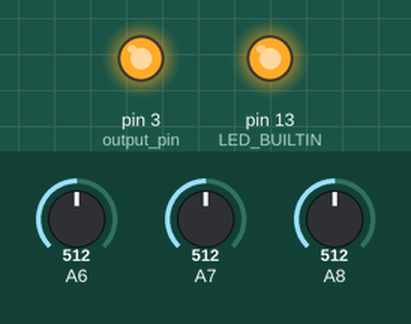
This sketch was run on a simulated Arduino Mega 2560, built with avr-gcc and run on an emulated ATmega2560. Shown: output pins drawn as LEDs (lit = HIGH). The inputs (shaded band) are chosen by the test bench; at power-on: A6 = 512, A7 = 512, A8 = 512.

Above: at 0.1 s.
Timing chart, 0 to 1.6 s (numbered marks = the images above):
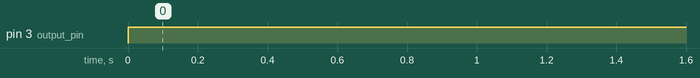

Measured:
- by itself, pin 3 (output_pin): LOW → HIGH at 0.00 s

The sketch:

three_input_OR.ino
```cpp
/*************************************************
 * Three_input_OR
 *
 * The purpose of this sketch is to create a three input
 * OR gate for the AVR128DA48
 *
 * Truth table:
 * 3-input OR truth table
 * |PD2|PD1|PD0| Y |
 * |---|---|---|---|
 * | 0 | 0 | 0 | 0 |
 * | 0 | 0 | 1 | 1 |
 * | 0 | 1 | 0 | 1 |
 * | 0 | 1 | 1 | 1 |
 * | 1 | 0 | 0 | 1 |
 * | 1 | 0 | 1 | 1 |
 * | 1 | 1 | 0 | 1 |
 * | 1 | 1 | 1 | 1 |
 ************************************************/

//variables to store readings in
int input1;
int input2;
int input3;

//Output pin
int output_pin = 3; //can be set to any pin

void setup() {
  //Set a pin to always on as a voltage source (PC6 or Pin 20)
  pinMode(LED_BUILTIN, OUTPUT);
  digitalWrite(LED_BUILTIN, HIGH);

  //Write to serial
  Serial1.begin(9600);

  //Configure pins to gate inputs
  pinMode(22, INPUT); // PD0
  pinMode(23, INPUT); // PD1
  pinMode(24, INPUT); // PD2


  //Configure output pin for gate
  pinMode(output_pin, OUTPUT); // PA3
}

void loop() {
  //Read input pins voltages
  input1 = analogRead(22);
  input2 = analogRead(23);
  input3 = analogRead(24);

  //Print values to serial monitor for
  Serial1.print(input1);
  Serial1.print("    ");
  Serial1.print(input2);
  Serial1.print("    ");
  Serial1.println(input3);

  // Configure logic gate
  // Using 500 as a minimum to avoid partial voltages
  if(input1 > 500 || input2 > 500 || input3 > 500){
    digitalWrite(output_pin, HIGH);
  } else {
    digitalWrite(output_pin, LOW);
  }
}
```
